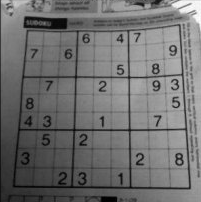
#> input picture gradient/sudoku.png, 201 x 202 px
$ python gradient.py   (older library calls are emulated)
#> lines starting #> are read from the running program, lines starting #| are printed output that depends on the picture
import cv2
import numpy as np

img = cv2.imread("sudoku.png",0)
#> img is the input picture: shape (202, 201); min 0, max 255, mean 111.5

laplacian = cv2.Laplacian(img,cv2.CV_64F)
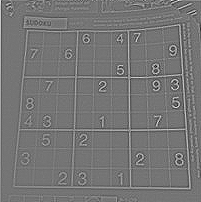
#> laplacian: shape (202, 201) float64; min -221, max 259, mean 0.3; drawn with min black and max white

sobel = cv2.Sobel(img,cv2.CV_64F,1,0,ksize=1)
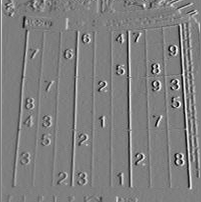
#> sobel: shape (202, 201) float64; min -129, max 131, mean 1.1; drawn with min black and max white

canny = cv2.Canny(img,200,100,9)
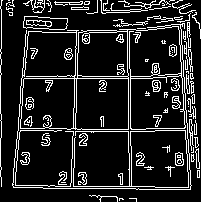
#> canny: shape (202, 201); 13.8% white in thin lines or dots

cv2.imshow("adf",canny)

cv2.imshow("ad",laplacian)
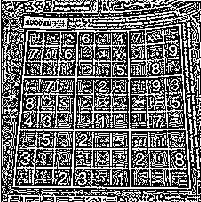
#> window 'ad': shape (202, 201); 42.8% white in thin lines or dots

cv2.waitKey(0)

cv2.destroyAllWindows()
